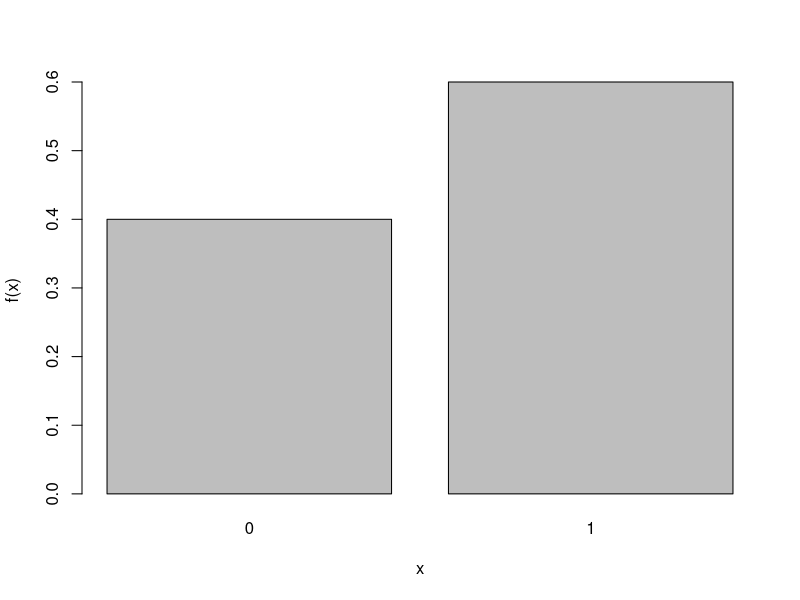
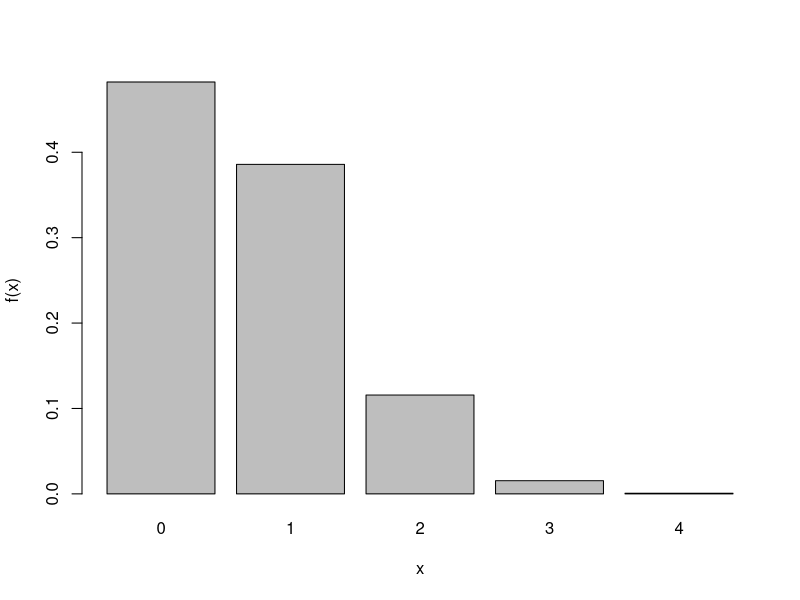
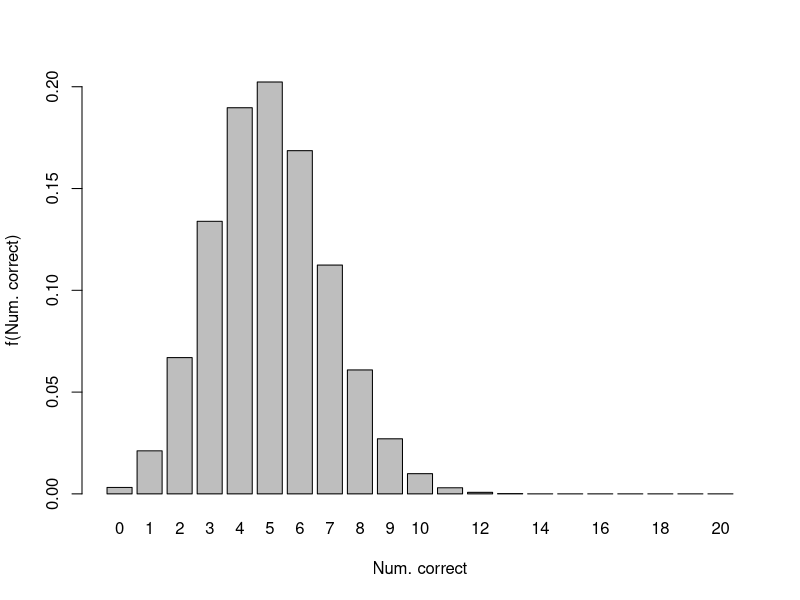
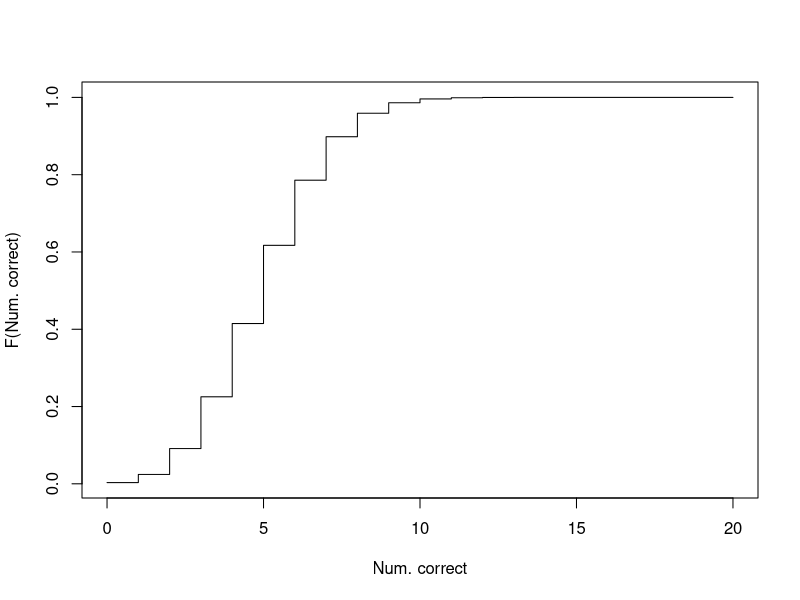

Write the R code that produced these figures, in order.
## ---- chunk 1
knitr::opts_chunk$set(echo = TRUE, fig.align = 'center')
## ---- chunk 2
x <- c(0, 1)
p_heads <- 0.6
f_x <- c(1-p_heads, p_heads)
barplot(f_x, names.arg = x, xlab = "x", ylab = "f(x)")
## ---- chunk 3
x <- seq(from = 0, to = 4, by = 1)
f_x <- dbinom(x = x, size = 4, prob = 1/6)
barplot(f_x, names.arg = x, xlab = "x", ylab = "f(x)" )
## ---- chunk 4
dbinom(x = 1, size = 4, prob = 1/6)
## ---- chunk 5
# quantile q = 1: x = 0 or x = 1
pbinom(q = 1, size = 4, prob = 1/6)
## ---- chunk 6
# quantile q=4: all values up to and including 4
pbinom(q = 4, size = 4, prob = 1/6)
# this is equivalent to
dbinom(0, 4, 1/6) + dbinom(1, 4, 1/6) + dbinom(2, 4, 1/6) + dbinom(3, 4, 1/6) + dbinom(4, 4, 1/6)
## ---- chunk 7
# plot the distribution
num_correct <- seq(from = 0, to = 20, by = 1)

# don't forget, most functions in R are vectorised, so can pass a vector into dbinom()
f_num <- dbinom(x = num_correct, size = 20, prob = 0.25)
barplot(f_num, names.arg = num_correct, xlab = "Num. correct", ylab = "f(Num. correct)")

# plot the CDF
F_num <- pbinom(q = num_correct, size = 20, prob = 0.25)
plot(x = num_correct, y = F_num, type = "s", xlab = "Num. correct", ylab = "F(Num. correct)")

# Now, probability of getting exactly one-half the questions correct 
dbinom(x = 10, size = 20, prob = 0.25)

# And probability of failing the test
# Use CDF, fail if num_correct = 0, num_correct = 1,... all the
# way to num_correct = 9
pbinom(q = 9, size = 20, prob = 0.25)
## ---- chunk 8
p_pass = 1 - pbinom(q = 9, size = 20, prob = 0.25)
p_pass
